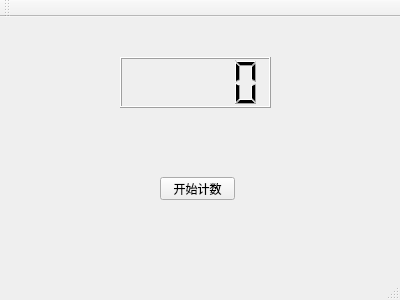
<?xml version="1.0" encoding="UTF-8"?>
<ui version="4.0">
 <class>MainWindow</class>
 <widget class="QMainWindow" name="MainWindow">
  <property name="geometry">
   <rect>
    <x>0</x>
    <y>0</y>
    <width>400</width>
    <height>300</height>
   </rect>
  </property>
  <property name="windowTitle">
   <string>MainWindow</string>
  </property>
  <widget class="QWidget" name="centralWidget">
   <widget class="QLCDNumber" name="lcdNumber">
    <property name="geometry">
     <rect>
      <x>120</x>
      <y>40</y>
      <width>151</width>
      <height>51</height>
     </rect>
    </property>
   </widget>
   <widget class="QPushButton" name="startBtn">
    <property name="geometry">
     <rect>
      <x>160</x>
      <y>160</y>
      <width>75</width>
      <height>23</height>
     </rect>
    </property>
    <property name="text">
     <string>开始计数</string>
    </property>
   </widget>
  </widget>
  <widget class="QMenuBar" name="menuBar">
   <property name="geometry">
    <rect>
     <x>0</x>
     <y>0</y>
     <width>400</width>
     <height>23</height>
    </rect>
   </property>
  </widget>
  <widget class="QToolBar" name="mainToolBar">
   <attribute name="toolBarArea">
    <enum>TopToolBarArea</enum>
   </attribute>
   <attribute name="toolBarBreak">
    <bool>false</bool>
   </attribute>
  </widget>
  <widget class="QStatusBar" name="statusBar"/>
 </widget>
 <layoutdefault spacing="6" margin="11"/>
 <resources/>
 <connections/>
</ui>
